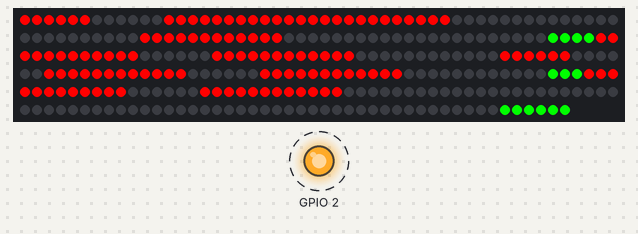
A sketch run on a simulated ESP32. Shown: 296 RGB LEDs in strip order, left to right, continuing on the next row, output pins drawn as LEDs (lit = HIGH). Dashed ring = blinking. The local clock reads 2024-03-15 10:24:30 at power-on unless the sketch sets it; random numbers use the default seed unless the sketch sets one; what the sketch prints to the serial monitor is not drawn.

Above: at 0.19 s.
Timing chart, 0 to 130.0 s (numbered marks = the images above):
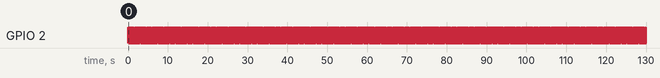

Measured:
- by itself, GPIO 2: alternates HIGH for 0.12 s and LOW for 0.12 s

The sketch:

sketch_feb05a.ino
```cpp
#include <Adafruit_NeoPixel.h>
#include <DS3231.h>
#include <Wire.h>

#include <stdint.h>

DS3231 clock1;

bool font[10][7] = {
  {0, 1, 1, 1, 1, 1, 1},
  {0, 0, 0, 1, 1, 0, 0},
  {1, 0, 1, 1, 0, 1, 1},
  {1, 0, 1, 1, 1, 1, 0},
  {1, 1, 0, 1, 1, 0, 0},
  {1, 1, 1, 0, 1, 1, 0},
  {1, 1, 1, 0, 1, 1, 1},
  {0, 0, 1, 1, 1, 0, 0},
  {1, 1, 1, 1, 1, 1, 1},
  {1, 1, 1, 1, 1, 1, 0}
};

#define PIN 14
#define PIXELS_PER_SEGMENT 6
#define NUM_SEGMENTS 2
#define DIGIT_PIXELS_PER_MODULE (7 * PIXELS_PER_SEGMENT* NUM_SEGMENTS)

#define MOD1_DIGITS_START  (0)
#define MOD1_DIGITS_END    (DIGIT_PIXELS_PER_MODULE)
#define MOD1_SECS_START    (MOD1_DIGITS_END + 1)
#define MOD1_SECS_END      (MOD1_SECS_START + 2)
#define MOD1_MINUTES_START (MOD1_SECS_END + 1)
#define MOD1_MINUTES_END   (MOD1_MINUTES_START + 5)
#define MOD1_HOURS_START   (MOD1_MINUTES_END + 1)
#define MOD1_HOURS_END     (MOD1_HOURS_START + 4)

#define MOD2_DIGITS_START  (MOD1_HOURS_END)
#define MOD2_DIGITS_END    (MOD2_DIGITS_START + DIGIT_PIXELS_PER_MODULE)
#define MOD2_MINUTES_START (MOD2_DIGITS_END + 1)
#define MOD2_MINUTES_END   (MOD2_MINUTES_START + 5)
#define MOD2_HOURS_START   (MOD2_MINUTES_END + 1)
#define MOD2_HOURS_END     (MOD2_HOURS_START + 4)
#define MOD2_DAYS_START    (MOD2_HOURS_END + 1)
#define MOD2_DAYS_END      (MOD2_DAYS_START + 3)

#define MOD3_DIGITS_START  (MOD2_DAYS_END)
#define MOD3_DIGITS_END    (MOD3_DIGITS_START + DIGIT_PIXELS_PER_MODULE)
#define MOD3_HOURS_START   (MOD3_DIGITS_END + 1)
#define MOD3_HOURS_END     (MOD3_HOURS_START + 3)
#define MOD3_DAYS_START    (MOD3_HOURS_END + 1)
#define MOD3_DAYS_END      (MOD3_DAYS_START + 3)
#define MOD3_MONTHS_START  (MOD3_DAYS_END + 1)
#define MOD3_MONTHS_END    (MOD3_MONTHS_START + 6)

#define NUM_PIXELS MOD3_MONTHS_END

#define COUNTDOWN_DATE_YEAR   (24)
#define COUNTDOWN_DATE_MONTH  (8)
#define COUNTDOWN_DATE_DAY    (10)
#define COUNTDOWN_DATE_HOUR   (0)
#define COUNTDOWN_DATE_MINUTE (0)
#define COUNTDOWN_DATE_SECOND (0)

#define SECONDS_PER_MINUTE 60
#define MINUTES_PER_HOUR 60
#define HOURS_PER_DAY 24
#define DAYS_PER_MONTH 30
#define MONTHS_PER_YEAR 12

#define SECONDS_PER_HOUR  (SECONDS_PER_MINUTE * MINUTES_PER_HOUR)
#define SECONDS_PER_DAY   (SECONDS_PER_HOUR * HOURS_PER_DAY)
#define SECONDS_PER_MONTH (SECONDS_PER_DAY * DAYS_PER_MONTH)

#define MONTH_UNIT 1
#define DAY_UNIT 2
#define HOUR_UNIT 3
#define MINUTE_UNIT 4
#define SECOND_UNIT 5


int32_t calculate_seconds_since_epoch(uint8_t year, uint8_t month, uint8_t day, uint8_t hour, uint8_t minute, uint8_t second) {
  const uint8_t days_in_month[] = {31, (year % 4 == 0 && year % 100 != 0) || year % 400 == 0 ? 29 : 28, 31, 30, 31, 30, 31, 31, 30, 31, 30, 31};
  int32_t seconds = ((uint32_t)(year - 1) * MONTHS_PER_YEAR * DAYS_PER_MONTH * HOURS_PER_DAY * MINUTES_PER_HOUR * SECONDS_PER_MINUTE) + ((uint32_t)(month - 1) * DAYS_PER_MONTH * HOURS_PER_DAY * MINUTES_PER_HOUR * SECONDS_PER_MINUTE) + ((uint32_t)(day - 1) * HOURS_PER_DAY * MINUTES_PER_HOUR * SECONDS_PER_MINUTE) + ((uint32_t)hour * MINUTES_PER_HOUR * SECONDS_PER_MINUTE) + ((uint32_t)minute * SECONDS_PER_MINUTE) + (uint32_t)second;
  return seconds;
}

int32_t calculate_remaining_seconds(uint8_t year, uint8_t month, uint8_t day, uint8_t hour, uint8_t minute, uint8_t second, uint8_t target_year, uint8_t target_month, uint8_t target_day, uint8_t target_hour, uint8_t target_minute, uint8_t target_second) {
  int32_t seconds = calculate_seconds_since_epoch(year, month, day, hour, minute, second);
  int32_t target_seconds = calculate_seconds_since_epoch(target_year, target_month, target_day, target_hour, target_minute, target_second);
  return target_seconds - seconds;
}

#define UNIT_MONTHS  1
#define UNIT_DAYS    2
#define UNIT_HOURS   3
#define UNIT_MINUTES 4
#define UNIT_SECONDS 5

void calculate_biggest_subdivision(uint32_t remaining_seconds, uint8_t* outputs, uint8_t* output_units) {
  uint8_t max_unit = UNIT_SECONDS;
  uint8_t max_value = 0;

  Serial.printf("rem secs 0 %d\n", remaining_seconds);

  if (remaining_seconds >= SECONDS_PER_MONTH) {
    uint8_t months = remaining_seconds / SECONDS_PER_MONTH;
    if (months > max_value) {
      max_value = months;
      max_unit = UNIT_MONTHS;
    }
    remaining_seconds -= months * SECONDS_PER_MONTH;
  } else if (remaining_seconds >= SECONDS_PER_DAY) {
    uint8_t days = remaining_seconds / SECONDS_PER_DAY;
    if (days > max_value) {
      max_value = days;
      max_unit = UNIT_DAYS;
    }
    remaining_seconds -= days * SECONDS_PER_DAY;
  } else if (remaining_seconds >= SECONDS_PER_HOUR) {
    uint8_t hours = remaining_seconds / SECONDS_PER_HOUR;
    if (hours > max_value) {
      max_value = hours;
      max_unit = UNIT_HOURS;
    }
    remaining_seconds -= hours * SECONDS_PER_HOUR;
  }

  outputs[0] = max_value;
  output_units[0] = max_unit;

  max_value = 0;
  max_unit = UNIT_SECONDS;

  if (remaining_seconds >= SECONDS_PER_DAY) {
    uint8_t days = remaining_seconds / SECONDS_PER_DAY;
    if (days > max_value) {
      max_value = days;
      max_unit = UNIT_DAYS;
    }
    remaining_seconds -= days * SECONDS_PER_DAY;
  } else if (remaining_seconds >= SECONDS_PER_HOUR) {
    uint8_t hours = remaining_seconds / SECONDS_PER_HOUR;
    if (hours > max_value) {
      max_value = hours;
      max_unit = UNIT_HOURS;
    }
    remaining_seconds -= hours * SECONDS_PER_HOUR;
  } else if (remaining_seconds >= SECONDS_PER_MINUTE) {
    uint8_t minutes = remaining_seconds / SECONDS_PER_MINUTE;
    if (minutes > max_value) {
      max_value = minutes;
      max_unit = UNIT_MINUTES;
    }
    remaining_seconds -= minutes * SECONDS_PER_MINUTE;
  }

  outputs[1] = max_value;
  output_units[1] = max_unit;

  max_value = 0;
  max_unit = UNIT_SECONDS;

  if (remaining_seconds >= SECONDS_PER_HOUR) {
    uint8_t hours = remaining_seconds / SECONDS_PER_HOUR;
    if (hours > max_value) {
      max_value = hours;
      max_unit = UNIT_HOURS;
    }
    remaining_seconds -= hours * SECONDS_PER_HOUR;
  } else if (remaining_seconds >= SECONDS_PER_MINUTE) {
    uint8_t minutes = remaining_seconds / SECONDS_PER_MINUTE;
    if (minutes > max_value) {
      max_value = minutes;
      max_unit = UNIT_MINUTES;
    }
    remaining_seconds -= minutes * SECONDS_PER_MINUTE;
  } else {
    max_value = remaining_seconds;
    max_unit = UNIT_SECONDS;
  }

  outputs[2] = max_value;
  output_units[2] = max_unit;
}


Adafruit_NeoPixel pixels(NUM_PIXELS, PIN, NEO_GRB + NEO_KHZ800);
int counter;
uint8_t color[3] =       {0xff, 0x00, 0x00};
uint8_t strip_color[3] = {0x00, 0xff, 0x00};

void newRandomColor() {
  color[0] = rand() % 255;
  color[1] = rand() % 255;
  color[2] = rand() % 255;
}


void setup() {
  Wire.begin();

  pixels.begin();
  pixels.show();
  pixels.setBrightness(255);

  counter = 99;

  //newRandomColor();

  Serial.begin(57600);

  pinMode(2, OUTPUT);
}

void displayNumberAtDigit(uint16_t start_idx, int number, int digit) {
  if (number == 0 && digit == 1) return; // no leading zero
  if (number > 9) {
    return;
  }

  start_idx += digit * PIXELS_PER_SEGMENT * 7;
  for (uint8_t i = 0; i < 7; i++) {
    for (uint8_t ii = 0; ii < PIXELS_PER_SEGMENT; ii++) {
      uint16_t pixel_idx = start_idx + i * PIXELS_PER_SEGMENT + ii;

      if (font[number][i] == 1) {
        pixels.setPixelColor(pixel_idx, pixels.Color(color[0], color[1], color[2]));
      } else {
        pixels.setPixelColor(pixel_idx, pixels.Color(0, 0, 0));
      }
    }
  }
}

void setStrip(uint16_t start_idx, uint16_t end_idx) {
  for (uint16_t i = start_idx; i < end_idx; i++) {
    pixels.setPixelColor(i, pixels.Color(strip_color[0], strip_color[1], strip_color[2]));
  }
}

void loop() {
  bool century = false;
  bool h12 = false;
  bool pm = false;
  uint8_t year = clock1.getYear();
  uint8_t month = clock1.getMonth(century);
  uint8_t day = clock1.getDate();
  uint8_t hour = clock1.getHour(h12, pm);
  uint8_t minute = clock1.getMinute();
  uint8_t second = clock1.getSecond();

  Serial.print(year, DEC);
  Serial.print(month, DEC);
  Serial.print(day, DEC);
  Serial.print(hour, DEC);
  Serial.print(minute, DEC);
  Serial.print(second, DEC);
  Serial.println();

  int32_t remaining_seconds = calculate_remaining_seconds(
                                 year, month, day, hour, minute, second,
                                 COUNTDOWN_DATE_YEAR, COUNTDOWN_DATE_MONTH, COUNTDOWN_DATE_DAY,
                                 COUNTDOWN_DATE_HOUR, COUNTDOWN_DATE_MINUTE, COUNTDOWN_DATE_SECOND
                               );

  // if the time has already passed, count up since the date
  if(remaining_seconds < 0) {
    remaining_seconds = -remaining_seconds;
  }

  uint8_t digits[3] = {0};
  uint8_t units[3] = {0};

  calculate_biggest_subdivision(remaining_seconds, digits, units);

  Serial.printf("digits %d %d %d\n", digits[0], digits[1], digits[2]);
  Serial.printf("units %d %d %d\n", units[0], units[1], units[2]);
  Serial.println();

  uint16_t starts[3] = {MOD3_DIGITS_START, MOD2_DIGITS_START, MOD1_DIGITS_START};
  uint16_t unit_starts[3][5] = {
    {MOD3_MONTHS_START, MOD3_DAYS_START,  MOD3_HOURS_START,   0xffff,             0xffff         },
    {0xffff,            MOD2_DAYS_START,  MOD2_HOURS_START,   MOD2_MINUTES_START, 0xffff         },
    {0xffff,            0xffff,           MOD1_HOURS_START,   MOD1_MINUTES_START, MOD1_SECS_START},
  };
  uint16_t unit_ends[3][5] = {
    {MOD3_MONTHS_END,   MOD3_DAYS_END,    MOD3_HOURS_END,     0xffff,             0xffff         },
    {0xffff,            MOD2_DAYS_END,    MOD2_HOURS_END,     MOD2_MINUTES_END,   0xffff         },
    {0xffff,            0xffff,           MOD1_HOURS_END,     MOD1_MINUTES_END,   MOD1_SECS_END  },
  };

  pixels.clear();

  if((hour >= 21) || (hour < 9)) {
    for(uint16_t i = 0; i < NUM_PIXELS; i++) {
      pixels.setPixelColor(i, pixels.Color(0, 0, 0));
    }
    pixels.show();
    return; // turn off clock between 9pm and 9am
  }

  for (uint8_t i = 0; i < 3; i++) {
    displayNumberAtDigit(starts[i], digits[i] % 10, 0);
    displayNumberAtDigit(starts[i], digits[i] / 10, 1);

    uint8_t unit_idx = units[i] - 1;
    setStrip(unit_starts[i][unit_idx], unit_ends[i][unit_idx]);
  }
  pixels.show();
  delay(100);
  if(counter-- == 0) counter = 99;

  digitalWrite(2, counter % 2 == 0 ? HIGH : LOW);


  /*
    displayNumberAtDigit(MOD1_DIGITS_START, counter % 10, 0);
    displayNumberAtDigit(MOD1_DIGITS_START, counter / 10, 1);

    displayNumberAtDigit(MOD2_DIGITS_START, counter % 10, 0);
    displayNumberAtDigit(MOD2_DIGITS_START, counter / 10, 1);

    displayNumberAtDigit(MOD3_DIGITS_START, counter % 10, 0);
    displayNumberAtDigit(MOD3_DIGITS_START, counter / 10, 1);

    uint16_t start_idx = 0, end_idx = 0;
    switch(counter % 6) {
    case 0:
      start_idx = MOD1_SECS_START;
      end_idx   = MOD1_SECS_END;
      break;
    case 1:
      start_idx = MOD1_MINUTES_START;
      end_idx   = MOD1_MINUTES_END;
      break;
    case 2:
      start_idx = MOD1_HOURS_START;
      end_idx   = MOD1_HOURS_END;
      break;
    case 3:
      start_idx = MOD2_MINUTES_START;
      end_idx   = MOD2_MINUTES_END;
      break;
    case 4:
      start_idx = MOD2_HOURS_START;
      end_idx   = MOD2_HOURS_END;
      break;
    case 5:
      start_idx = MOD2_DAYS_START;
      end_idx   = MOD2_DAYS_END;
      break;
    }

    for(uint16_t i = start_idx; i < end_idx; i++) {
    pixels.setPixelColor(i, pixels.Color(color[0], color[1], color[2]));
    }
    pixels.show();

    delay(500);
  */
}
```
